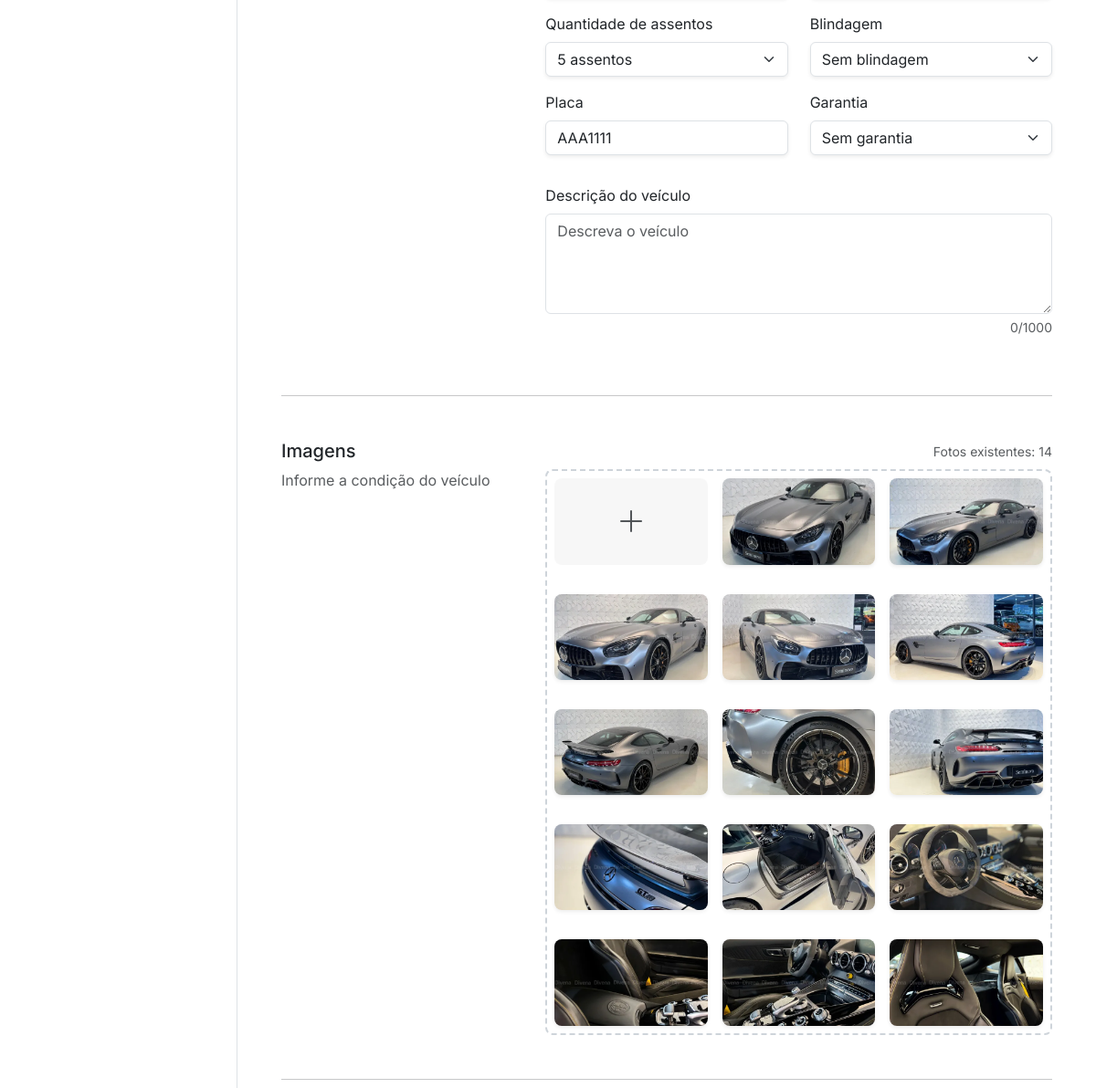
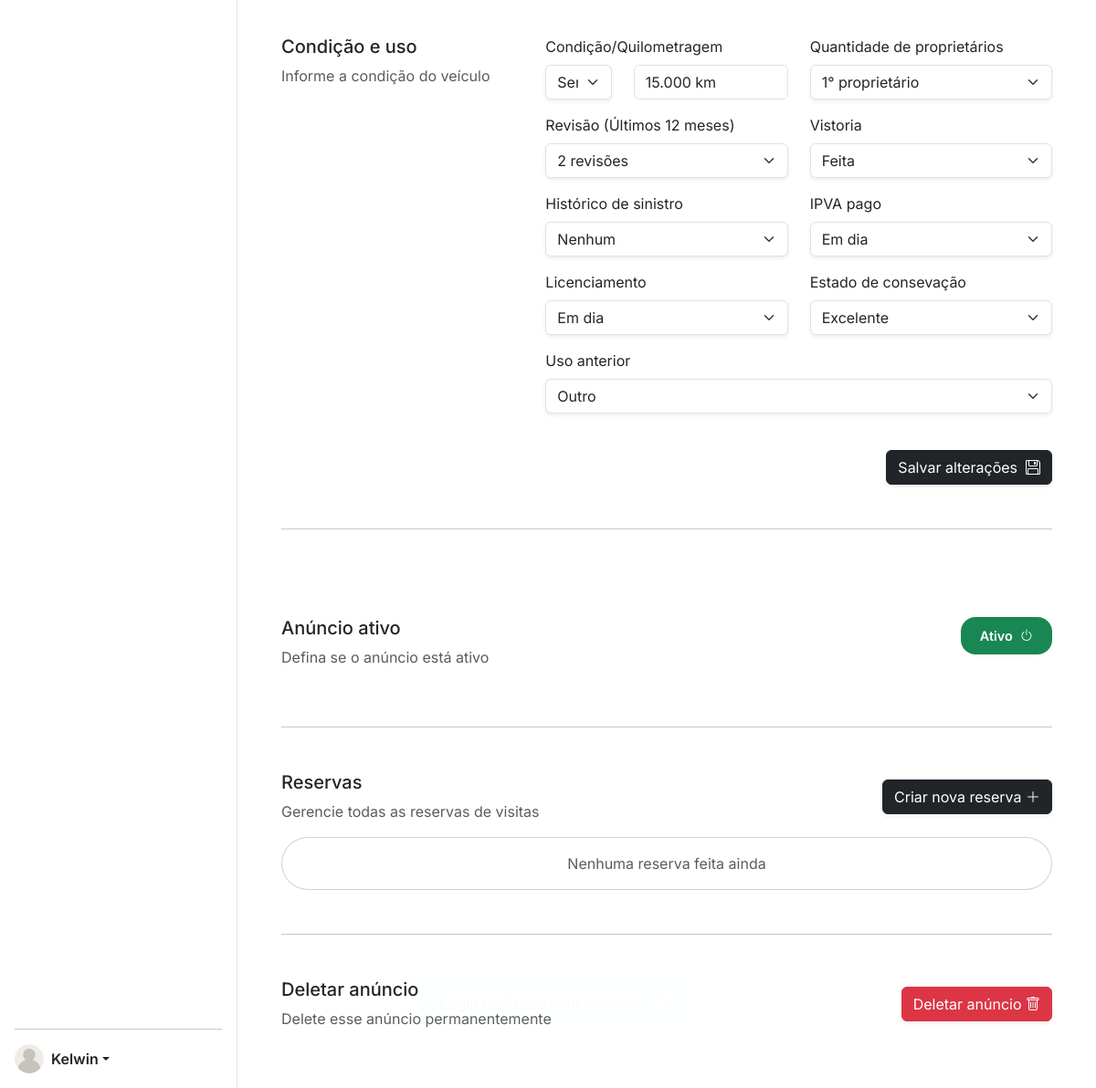
The page /menu/editar-anuncio.php?id=43 (signed in, lower part) on the database as committed earlier (2 pictures, top to bottom).
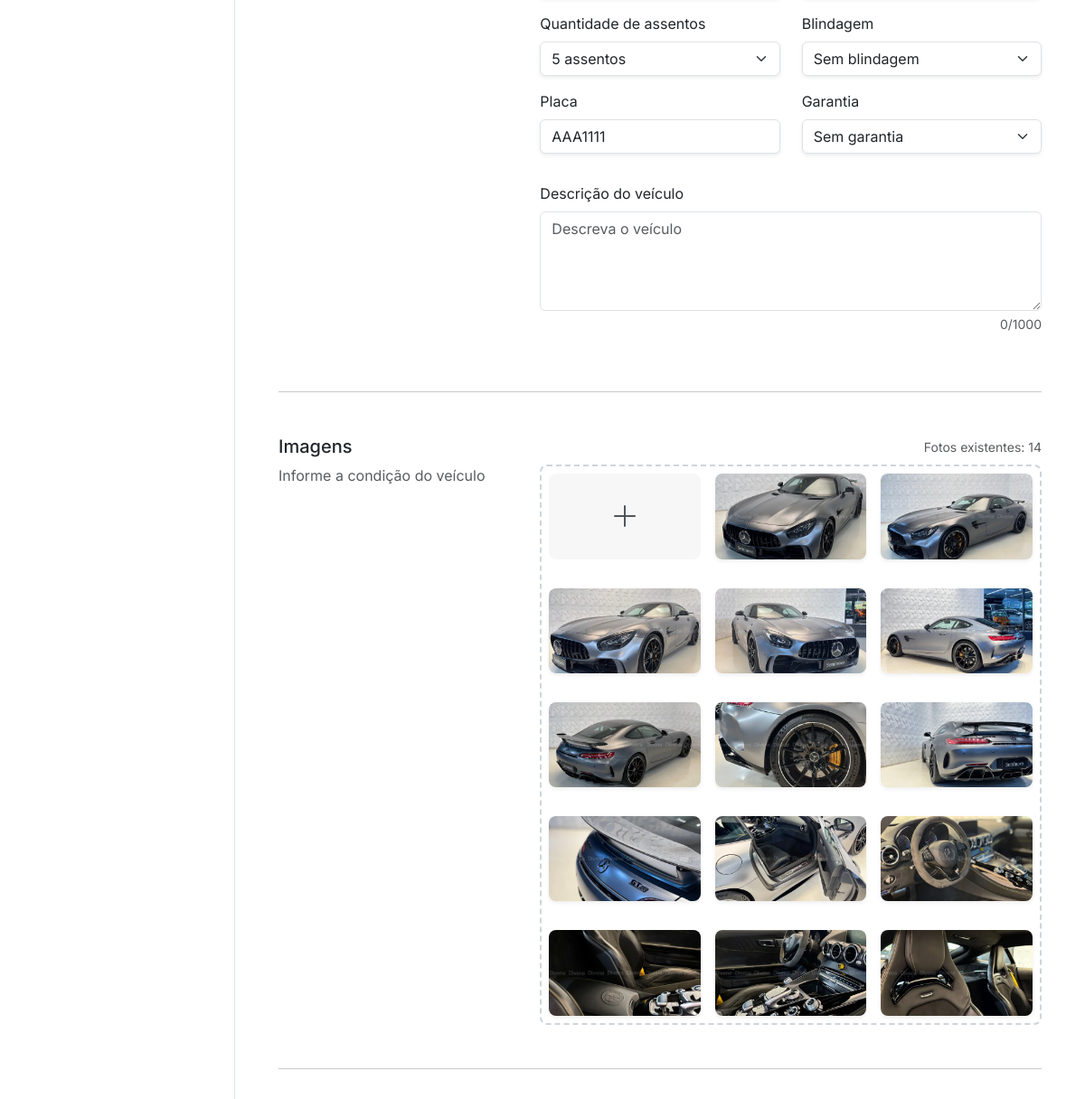
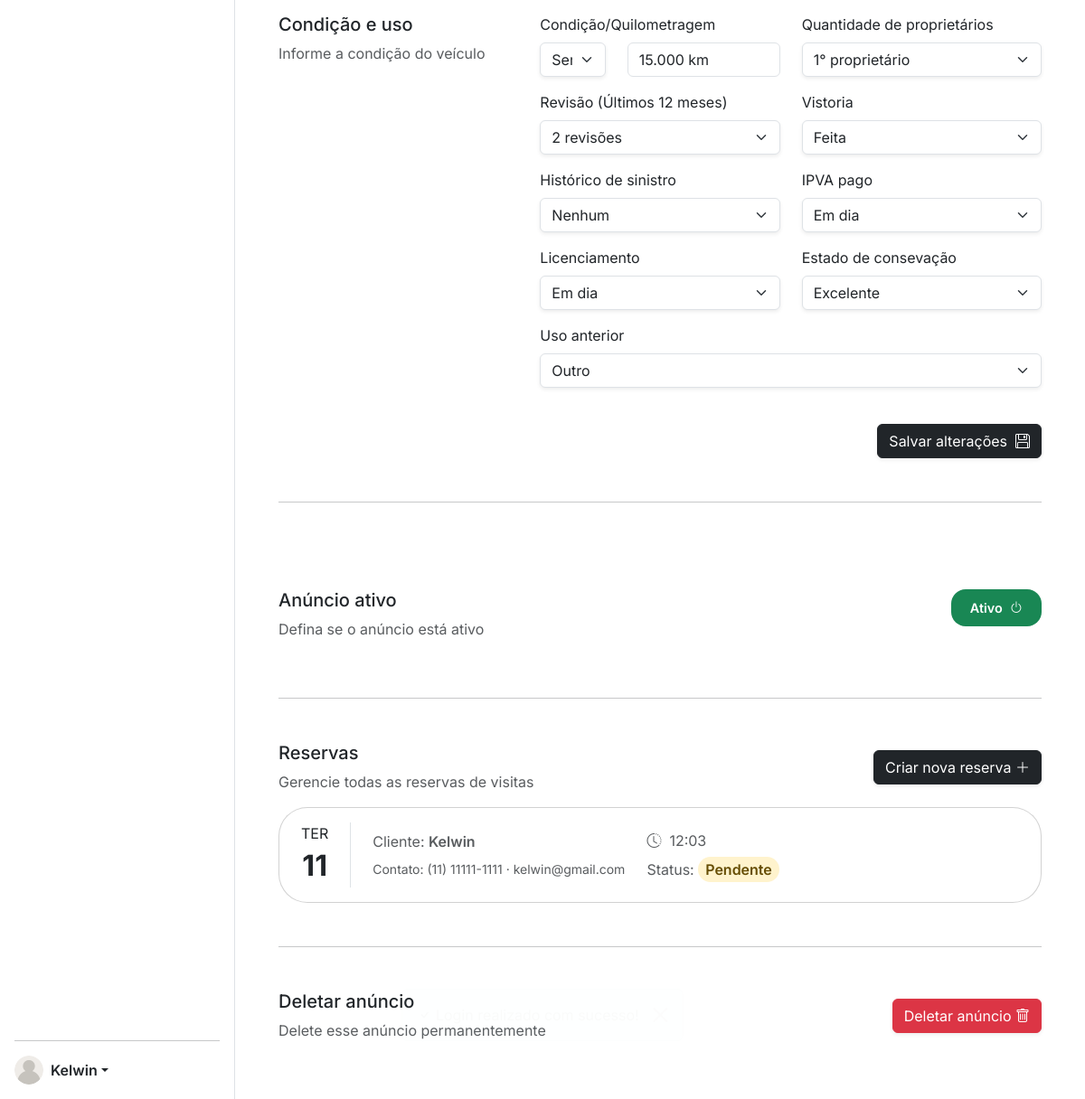
The same page on the database as committed later (2 pictures, top to bottom).
### tables this page shows
CREATE TABLE `anuncios_carros` (
  `id` int(12) NOT NULL,
  `ativo` char(1) NOT NULL DEFAULT 'A',
  `modelo` varchar(75) DEFAULT NULL,
  `estado_local` char(2) DEFAULT NULL,
  `cidade` varchar(255) DEFAULT NULL,
  `marca` int(2) DEFAULT NULL,
  `versao` varchar(150) DEFAULT NULL,
  `carroceria` int(2) DEFAULT NULL,
  `preco` int(9) NOT NULL DEFAULT 0,
  `condicao` char(1) NOT NULL DEFAULT 'U',
  `quilometragem` int(10) DEFAULT NULL,
  `ano_fabricacao` int(4) DEFAULT NULL,
  `ano_modelo` int(4) DEFAULT NULL,
  `propulsao` varchar(10) DEFAULT NULL,
  `combustivel` varchar(20) DEFAULT NULL,
  `cambio` char(1) DEFAULT NULL COMMENT 'A=Automático, M=Manual, C=CVT, T=Automatizado',
  `blindagem` char(1) DEFAULT '0',
  `id_vendedor` int(10) DEFAULT NULL,
  `tipo_vendedor` char(1) NOT NULL DEFAULT '0',
  `imagens` varchar(255) DEFAULT NULL,
  `leilao` char(1) DEFAULT NULL,
  `portas_qtd` smallint(1) DEFAULT 4,
  `assentos_qtd` smallint(1) DEFAULT 5,
  `placa` char(7) DEFAULT NULL,
  `data_criacao` datetime NOT NULL DEFAULT current_timestamp(),
  `cor` int(2) NOT NULL,
  `quant_proprietario` char(1) NOT NULL,
  `revisao` char(1) NOT NULL,
  `vistoria` char(1) NOT NULL,
  `sinistro` char(1) NOT NULL,
  `ipva` char(1) NOT NULL,
  `licenciamento` char(1) NOT NULL,
  `estado_conservacao` char(1) NOT NULL,
  `uso_anterior` char(1) NOT NULL,
  `aceita_troca` char(1) NOT NULL,
  `email` varchar(256) DEFAULT NULL,
  `telefone` varchar(20) DEFAULT NULL,
  `garantia` int(2) NOT NULL,
  `descricao` text DEFAULT NULL
);

CREATE TABLE `reservas` (
  `id` int(11) NOT NULL,
  `id_veiculo` int(11) NOT NULL,
  `nome` varchar(120) NOT NULL,
  `telefone` varchar(20) NOT NULL,
  `email` varchar(120) DEFAULT NULL,
  `preferencia_contato` enum('telefone','whatsapp','email') DEFAULT 'telefone',
  `data` date NOT NULL,
  `hora` time NOT NULL,
  `acompanhantes_qtd` tinyint(3) UNSIGNED DEFAULT 0,
  `estado` char(2) DEFAULT NULL,
  `cidade` varchar(100) DEFAULT NULL,
  `bairro` varchar(100) DEFAULT NULL,
  `rua` varchar(150) DEFAULT NULL,
  `numero` varchar(10) DEFAULT NULL,
  `complemento` varchar(100) DEFAULT NULL,
  `cep` varchar(9) DEFAULT NULL,
  `observacoes` text DEFAULT NULL,
  `status` enum('pendente','confirmada','cancelada','realizada') DEFAULT 'pendente',
  `criado_em` datetime DEFAULT current_timestamp(),
  `atualizado_em` datetime DEFAULT current_timestamp() ON UPDATE current_timestamp()
);

### menu/editar-anuncio.php (the view, shortened to what the changed rows need)
<?php
include('../controladores/conexao_bd.php');
$id_veiculo = $_GET['id'];
$id = $_SESSION['id'];
$sql = "SELECT carros.*, marcas.nome as marca_nome FROM anuncios_carros carros INNER JOIN marcas ON carros.marca = marcas.id WHERE carros.id = $id_veiculo";
$resultado = mysqli_query($conexao, $sql);
if (mysqli_num_rows($resultado) > 0) {
    $linha = mysqli_fetch_array($resultado);
    if ($linha['id_vendedor'] == $id) {
        $quilometragem = $linha['quilometragem'];
        $placa = $linha['placa'];
        $condicao = $linha['condicao'] ?? 'N';
        $descricao = $linha['descricao'];
    } else {
        header('Location: anuncios.php');
    }
}
$photos = [];
$qr = mysqli_query($conexao, "SELECT caminho_foto FROM fotos_carros WHERE carro_id = $id_veiculo ORDER BY `ordem` ASC");
if ($qr) {
    while ($r = mysqli_fetch_assoc($qr)) $photos[] = $r['caminho_foto'];
}
?>
<!doctype html>
<html lang="pt-br">
<head>
    <link rel="stylesheet" href="../style.css">
    <link href="https://cdn.jsdelivr.net/npm/bootstrap@5.3.7/dist/css/bootstrap.min.css" rel="stylesheet">
    <link rel="stylesheet" href="https://cdn.jsdelivr.net/npm/bootstrap-icons@1.13.1/font/bootstrap-icons.min.css">
</head>
<body class="overflow-x-hidden">
    <main class="container-fluid d-flex vh-100 p-0">
        <div class="col" style="margin-left: calc(200px + 5vw);">
            <div class="container-fluid p-5 d-flex flex-column h-100 overflow-auto">
                <form id="edit-anuncio-form" action="../controladores/veiculos/mudar-infos-carro.php" method="POST" enctype="multipart/form-data">
                    <div class="row d-flex align-items-stretch">
                        <div class="col d-flex flex-column justify-content-between">
                            <div class="row row-cols-2 row-gap-3 mb-3">
                                <div class="col">
                                    <label for="placa-input" class="form-label">Placa</label>
                                    <input type="text" class="form-control shadow-sm" id="placa-input" value="<?= $placa ?>" name="placa" placeholder="Informe a placa do veículo" required>
                                </div>
                                <div class="col-12 mt-3">
                                    <div class="form-text text-end"><span id="desc-count"><?= mb_strlen($descricao ?? '') ?></span>/1000</div>
                                </div>
                            </div>
                        </div>
                    </div>
                    <div class="row d-flex align-items-stretch">
                        <div class="col d-flex justify-content-between">
                            <div class="w-100">
                                <div id="image-dropzone" class="image-dropzone">
                                    <div id="images-grid" class="row row-cols-3 row-cols-xxl-5 row-gap-3 mb-0 g-3">
                                        <?php
                                        foreach ($photos as $p):
                                            $src = '../img/anuncios/carros/' . $id_veiculo . '/' . $p;
                                        ?>
                                            <div class="col img-item existing-item" data-filename="<?= htmlspecialchars($p, ENT_QUOTES) ?>">
                                                <div class="ratio ratio-16x9 position-relative">
                                                    <img src="<?= $src ?>" class="img-fluid object-fit-cover shadow-sm rounded-3">
                                                </div>
                                            </div>
                                        <?php endforeach; ?>
                                    </div>
                                </div>
                            </div>
                        </div>
                    </div>
                    <div class="row d-flex align-items-stretch">
                        <div class="col d-flex flex-column justify-content-between">
                            <div class="row row-cols-2 row-gap-3 mb-3">
                                <div class="col">
                                    <div class="row">
                                        <div class="col">
                                            <select class="form-select shadow-sm" id="condicao-select" aria-label="Default select example" name="condicao" required>
                                                <option value="S" <?php if (($condicao ?? '') === 'S') {
                                                                        echo 'selected';
                                                                    } ?>>Seminovo</option>
                                            </select>
                                        </div>
                                        <div class="col-8" style="display: none;">
                                            <input type="text" class="form-control" id="quilometragem-input" value="<?= ($quilometragem !== '' && is_numeric($quilometragem)) ? number_format((int)$quilometragem, 0, ',', '.') . ' km' : '0 km' ?>" name="quilometragem" placeholder="Informe a quilometragem do veículo" required>
                                        </div>
                                    </div>
                                </div>
                            </div>
                        </div>
                    </div>
                </form>
                <?php
                include('../controladores/conexao_bd.php');
                $sql_res = "SELECT * FROM reservas WHERE id_veiculo = $id_veiculo ORDER BY criado_em DESC";
                $res_result = mysqli_query($conexao, $sql_res);
                $reservas = [];
                while ($r = mysqli_fetch_assoc($res_result)) {
                    $reservas[] = $r;
                }
                function format_phone_display_local($digits)
                {
                    $digits_only = preg_replace('/\D+/', '', $digits);
                    $area = substr($digits_only, 0, 2);
                    $rest = substr($digits_only, 2);
                    $len = strlen($rest);
                    $last4 = substr($rest, -4);
                    $firstPart = substr($rest, 0, $len - 4);
                    return '(' . $area . ') ' . $firstPart . '-' . $last4;
                }
                function day_abbr_pt_local($date)
                {
                    $w = date('w', strtotime($date));
                    $map = ['dom', 'seg', 'ter', 'qua', 'qui', 'sex', 'sab'];
                    return $map[$w] ?? '';
                }
                ?>
                <div class="row row-cols-1 g-3">
                    <?php if (!empty($reservas)): ?>
                        <?php foreach ($reservas as $res): ?>
                            <?php
                            $badgeClass = 'bg-warning-subtle text-warning-emphasis';
                            $data_display = day_abbr_pt_local($res['data']);
                            $dia = date('d', strtotime($res['data']));
                            ?>
                            <div class="col-12">
                                <div class="card rounded-5 reserva-card" role="button" data-id="<?= $res['id'] ?>"
                                    data-nome="<?= htmlspecialchars($res['nome'], ENT_QUOTES) ?>"
                                    data-telefone="<?= htmlspecialchars(format_phone_display_local($res['telefone']), ENT_QUOTES) ?>"
                                    data-email="<?= htmlspecialchars($res['email'], ENT_QUOTES) ?>"
                                    data-preferencia_contato="<?= htmlspecialchars($res['preferencia_contato'], ENT_QUOTES) ?>"
                                    data-data="<?= $res['data'] ?>"
                                    data-hora="<?= $res['hora'] ?>"
                                    data-acompanhantes_qtd="<?= $res['acompanhantes_qtd'] ?>"
                                    data-estado="<?= htmlspecialchars($res['estado'], ENT_QUOTES) ?>"
                                    data-cidade="<?= htmlspecialchars($res['cidade'], ENT_QUOTES) ?>"
                                    data-bairro="<?= htmlspecialchars($res['bairro'], ENT_QUOTES) ?>"
                                    data-rua="<?= htmlspecialchars($res['rua'], ENT_QUOTES) ?>"
                                    data-numero="<?= htmlspecialchars($res['numero'], ENT_QUOTES) ?>"
                                    data-complemento="<?= htmlspecialchars($res['complemento'], ENT_QUOTES) ?>"
                                    data-cep="<?= htmlspecialchars($res['cep'], ENT_QUOTES) ?>"
                                    data-observacoes="<?= htmlspecialchars($res['observacoes'], ENT_QUOTES) ?>"
                                    data-status="<?= $res['status'] ?>">
                                    <div class="card-body d-flex px-0 gap-4">
                                        <div class="d-flex flex-column text-center justify-content-center align-items-center px-4 border-end">
                                            <span class="fs-6 text-uppercase"><?= $data_display ?></span>
                                            <span class="fs-2 fw-bold"><?= $dia ?></span>
                                        </div>
                                        <div class="row row-cols-2 text-muted w-100 align-items-center">
                                            <div class="col-auto d-flex flex-column justify-content-center gap-2">
                                                <span>Cliente: <span class="fw-semibold"><?= htmlspecialchars($res['nome'], ENT_QUOTES) ?></span></span>
                                                <small class="text-muted">Contato: <?= htmlspecialchars(format_phone_display_local($res['telefone']), ENT_QUOTES) ?> · <?= htmlspecialchars($res['email'], ENT_QUOTES) ?></small>
                                            </div>
                                            <div class="col-auto d-flex flex-column justify-content-center gap-2">
                                                <span><i class="bi bi-clock-history"></i> &nbsp;<?= date('H:i', strtotime($res['hora'])) ?></span>
                                                <span>Status: <span class="fw-semibold px-2 py-1 rounded-pill <?= $badgeClass ?> reserva-badge" data-status="<?= $res['status'] ?>"><?= ucfirst($res['status']) ?></span></span>
                                            </div>
                                        </div>
                                    </div>
                                </div>
                            </div>
                        <?php endforeach; ?>
                    <?php else: ?>
                        <div class="col-12">
                            <div class="card rounded-5">
                                <div class="card-body">
                                    <div class="text-center text-muted">
                                        <p class="mb-0">Nenhuma reserva feita ainda</p>
                                    </div>
                                </div>
                            </div>
                        </div>
                    <?php endif; ?>
                </div>
            </div>
        </div>
    </main>
</body>
</html>

Rows that differ between the two databases and show on the page:
changed anuncios_carros "AAA1111": descricao (not shown) → "0"
added reservas: data "TER", data "11", nome "Kelwin", telefone "(11) 11111-1111", email "kelwin@gmail.com", hora "12:03", status "Pendente"
Other text that changed with them:
mb_strlen($descricao ?? ''): "0" → (not shown)
text no longer shown: "Nenhuma reserva feita ainda"
